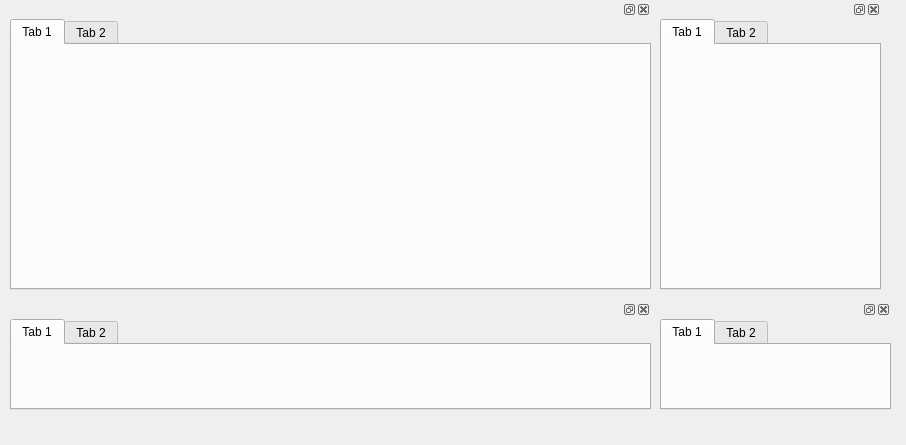
<?xml version="1.0" encoding="UTF-8"?>
<ui version="4.0">
 <class>Form</class>
 <widget class="QWidget" name="Form">
  <property name="geometry">
   <rect>
    <x>0</x>
    <y>0</y>
    <width>906</width>
    <height>445</height>
   </rect>
  </property>
  <property name="windowTitle">
   <string>Form</string>
  </property>
  <widget class="QDockWidget" name="dockWidget">
   <property name="geometry">
    <rect>
     <x>10</x>
     <y>0</y>
     <width>641</width>
     <height>301</height>
    </rect>
   </property>
   <widget class="QWidget" name="dockWidgetContents">
    <widget class="QTabWidget" name="tabWidget">
     <property name="geometry">
      <rect>
       <x>0</x>
       <y>0</y>
       <width>641</width>
       <height>271</height>
      </rect>
     </property>
     <widget class="QWidget" name="tab">
      <attribute name="title">
       <string>Tab 1</string>
      </attribute>
     </widget>
     <widget class="QWidget" name="tab_2">
      <attribute name="title">
       <string>Tab 2</string>
      </attribute>
     </widget>
    </widget>
   </widget>
  </widget>
  <widget class="QDockWidget" name="dockWidget_2">
   <property name="geometry">
    <rect>
     <x>660</x>
     <y>0</y>
     <width>221</width>
     <height>301</height>
    </rect>
   </property>
   <widget class="QWidget" name="dockWidgetContents_2">
    <widget class="QTabWidget" name="tabWidget_3">
     <property name="geometry">
      <rect>
       <x>0</x>
       <y>0</y>
       <width>221</width>
       <height>271</height>
      </rect>
     </property>
     <widget class="QWidget" name="tab_5">
      <attribute name="title">
       <string>Tab 1</string>
      </attribute>
     </widget>
     <widget class="QWidget" name="tab_6">
      <attribute name="title">
       <string>Tab 2</string>
      </attribute>
     </widget>
    </widget>
   </widget>
  </widget>
  <widget class="QDockWidget" name="dockWidget_3">
   <property name="geometry">
    <rect>
     <x>10</x>
     <y>300</y>
     <width>641</width>
     <height>121</height>
    </rect>
   </property>
   <widget class="QWidget" name="dockWidgetContents_3">
    <widget class="QTabWidget" name="tabWidget_2">
     <property name="geometry">
      <rect>
       <x>0</x>
       <y>0</y>
       <width>641</width>
       <height>91</height>
      </rect>
     </property>
     <widget class="QWidget" name="tab_3">
      <attribute name="title">
       <string>Tab 1</string>
      </attribute>
     </widget>
     <widget class="QWidget" name="tab_4">
      <attribute name="title">
       <string>Tab 2</string>
      </attribute>
     </widget>
    </widget>
   </widget>
  </widget>
  <widget class="QDockWidget" name="dockWidget_4">
   <property name="geometry">
    <rect>
     <x>660</x>
     <y>300</y>
     <width>231</width>
     <height>121</height>
    </rect>
   </property>
   <widget class="QWidget" name="dockWidgetContents_4">
    <widget class="QTabWidget" name="tabWidget_4">
     <property name="geometry">
      <rect>
       <x>0</x>
       <y>0</y>
       <width>231</width>
       <height>91</height>
      </rect>
     </property>
     <widget class="QWidget" name="tab_7">
      <attribute name="title">
       <string>Tab 1</string>
      </attribute>
     </widget>
     <widget class="QWidget" name="tab_8">
      <attribute name="title">
       <string>Tab 2</string>
      </attribute>
     </widget>
    </widget>
   </widget>
  </widget>
 </widget>
 <resources/>
 <connections/>
</ui>
